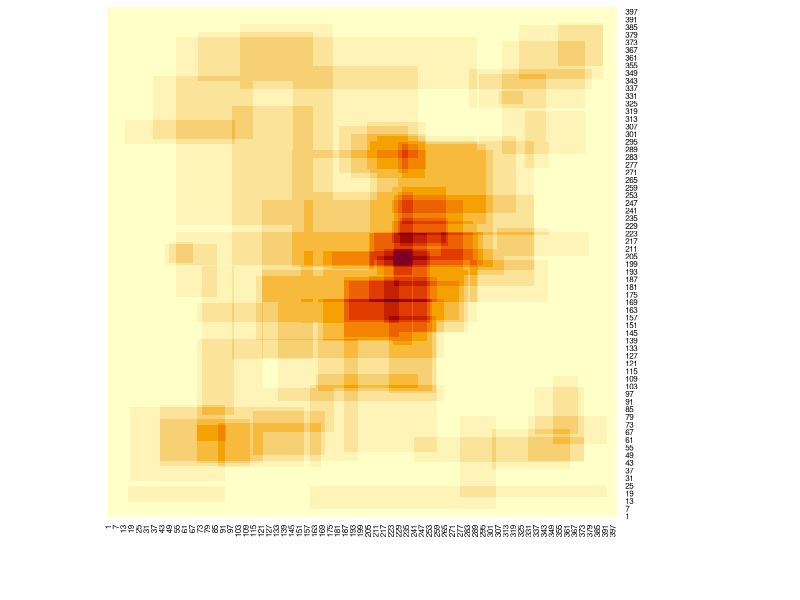

The R source for this figure: (Note: this script raises an error after producing the figure.)
library(dplyr)
library(openxlsx)
library(gplots)
library(ggplot2)

answerstable <- read.csv(file = 'myapp/Data/RQ1_corrected.csv', header=TRUE) #importiere das answers file
dfall <- answerstable %>% filter(QUES2SURV_METHOD == "classic" & ANS2SURV_ANSWERED == 1 & QUES_ID == 281)
scenarios <- as.data.frame(table(dfall$QUES_ID))
numberscenarios  <- nrow(scenarios)
for (anz in 1:numberscenarios) {
  actualscenario =as.vector(scenarios[anz,1])
  #print (actualscenario)
  scentext <- (paste0("Scenario ", actualscenario))
  #print (actualscenario) 
  df <- answerstable %>% filter(QUES2SURV_METHOD == "classic" & ANS2SURV_ANSWERED == 1 & QUES_ID == actualscenario)# & ACC2SURV_ACCID == "22")
  print (df)
  numberofanswers <- nrow(df)
  D <- as.data.frame(expand.grid(1:400,1:400))
  D <- cbind(D,0)
  names(D) <- c("x-Achse","y-Achse","Zähler")
  Overall.Scenario.Impact.Uncertainty <- sum(df$uncertaintyIPixel)
  Overall.Scenario.Occurrence.Uncertainty <- sum(df$uncertaintyOPixel)
  max.Scenario.Impact.Uncertainty <- max(df$uncertaintyIPixel)
  min.Scenario.Impact.Uncertainty <- min(df$uncertaintyIPixel)
  max.Scenario.Occurrence.Uncertainty <- max(df$uncertaintyOPixel)
  min.Scenario.Occurrence.Uncertainty <- min(df$uncertaintyOPixel)
  diffmaxmin.Scenario.Impact.Uncertainty <- max.Scenario.Impact.Uncertainty - min.Scenario.Impact.Uncertainty
  diffmaxmin.Scenario.Occurrence.Uncertainty <- max.Scenario.Occurrence.Uncertainty - min.Scenario.Occurrence.Uncertainty
  
  Overall.Scenario.Area.Uncertainty <- sum(df$uncertaintyAreaPixel)
  max.Scenario.Area.Uncertainty <- max(df$uncertaintyAreaPixel)
  min.Scenario.Area.Uncertainty <- min(df$uncertaintyAreaPixel)
  diffmaxmin.Scenario.Area.Uncertainty <- max.Scenario.Area.Uncertainty - min.Scenario.Area.Uncertainty
  #print (max.Scenario.Impact.Uncertainty)
  #print (min.Scenario.Impact.Uncertainty)
  #print (diffmaxmin.Scenario.Impact.Uncertainty)
  #print (max.Scenario.Occurrence.Uncertainty)
  #print (min.Scenario.Occurrence.Uncertainty)
  #print (diffmaxmin.Scenario.Occurrence.Uncertainty)
  #print (Overall.Scenario.Impact.Uncertainty)
  #print (Overall.Scenario.Occurrence.Uncertainty)
  print(max.Scenario.Area.Uncertainty)
  print(min.Scenario.Area.Uncertainty)
  print (diffmaxmin.Scenario.Area.Uncertainty)
  sum.Occ <- 0
  sum.Imp <- 0
  sum.Area <- 0
  
  for (m in 1:numberofanswers){
    Uncertainty.Area <- df[m,"uncertaintyAreaPixel"]
    #print (Uncertainty.Area)
    #Uncertainty.Impact <- df[m,"uncertaintyIPixel"]
    #Uncertainty.Occurrence <- df[m,"uncertaintyOPixel"]
    #distance.Occ <- (400-Uncertainty.Occurrence)  #Abstand zu maxWert Occourrence
    #distance.Imp <- (400-Uncertainty.Impact)  #Abstand zu maxWert Impact
    distance.Area <- (max.Scenario.Area.Uncertainty-Uncertainty.Area)  #Abstand zu maxWert Impact
    #sum.Occ <- sum.Occ + distance.Occ
    #sum.Imp <- sum.Imp + distance.Imp
    sum.Area <- sum.Area + distance.Area
  }  
  #print (sum.Imp)
  #print (sum.Occ)
  #print (sum.Area)
  Uncertaintyweightall <- 0
for (i in 1:numberofanswers){
  #print (i)
  AccId <- df[i,"ACC2SURV_ACCID"]
  QuesId <- df[i,"QUES_ID"]
  UncertaintyI <- df[i,"uncertaintyIPixel"]
  UncertaintyO <- df[i,"uncertaintyOPixel"]
  UncertaintyAreaUser <- df[i,"uncertaintyAreaPixel"]
  Role <- df[i,"ACC2SURV_ROLE"]
  GroupId <- df[i,"ACC2SURV_GROUPID"]
  x.min <- df[i,"X1Pixel"]
  x.max <- df[i,"X2Pixel"]
  y.min <- df[i,"Y1Pixel"]
  y.max <- df[i,"Y2Pixel"]
  weightI <- UncertaintyI/sum.Imp
  weightO <- UncertaintyO/sum.Occ
  #distanceAreaUser <- (max.Scenario.Area.Uncertainty-UncertaintyAreaUser)
  #Uncertaintyweight <- distanceAreaUser / sum.Area
  print (UncertaintyAreaUser)
  Uncertaintyweight <- (160001 - UncertaintyAreaUser)
  #print (Uncertaintyweight)
  Uncertaintyweightall <- Uncertaintyweightall + Uncertaintyweight
  index <- which( D[,"x-Achse"] >= x.min & D[,"x-Achse"] <= x.max &
                    D[,"y-Achse"] >= y.min & D[,"y-Achse"] <= y.max)
  
  D[index,"Zähler"] <- D[index,"Zähler"] + (Uncertaintyweight)
 print (AccId)
  print (Uncertaintyweight)
  
}
  print (Uncertaintyweightall)
  #print (D)
  scenfile <- (paste0("myapp/files/4_heatmap/",scentext,"_transformed_new_weight.xlsx"))
  scenpic <- (paste0("myapp/pictures/17_heatmap_pixel_graphic/",scentext,"_heatmap_weight.bmp"))
  
  mat1 <- matrix(D$Zähler,ncol=400,nrow=400,byrow=TRUE)
  datahm <- as.matrix(mat1)  
  
  bmp(file=scenpic, width = 1000, height = 1000, units = 'px', res = 100)
  heatmap(datahm, Colv = NA, Rowv = NA, scale="none")
  dev.off()
  
  write.csv(D, paste0("myapp/files/4_heatmap/", scentext,"_transformed_new_weight.csv"), row.names=TRUE)
  write.xlsx(D,file = scenfile, rowNames=TRUE)
  
}
